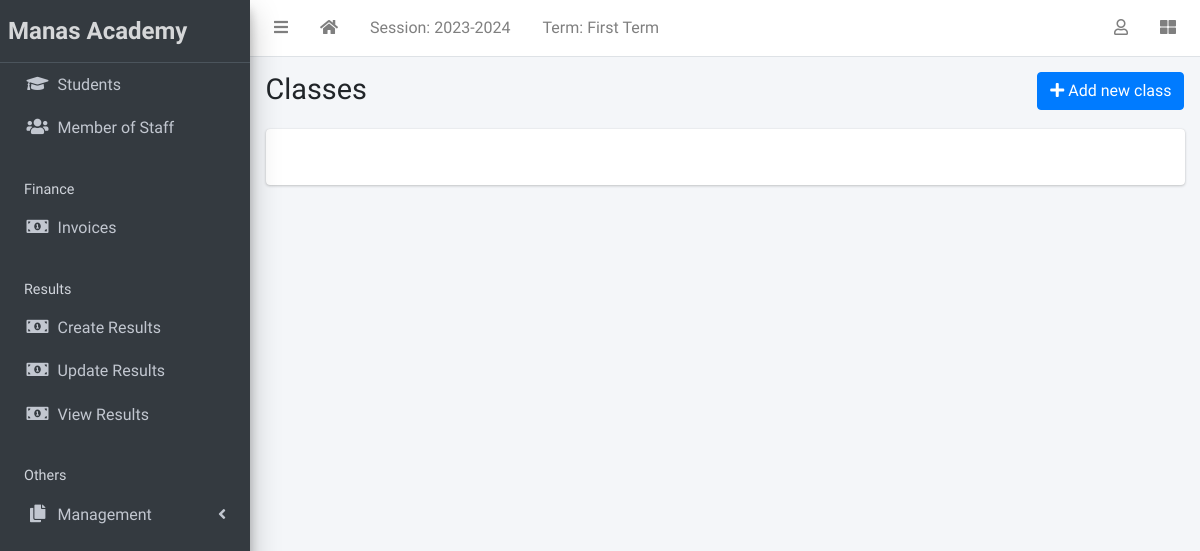
The page /corecode/class/list/ (signed in) on the database as committed earlier.
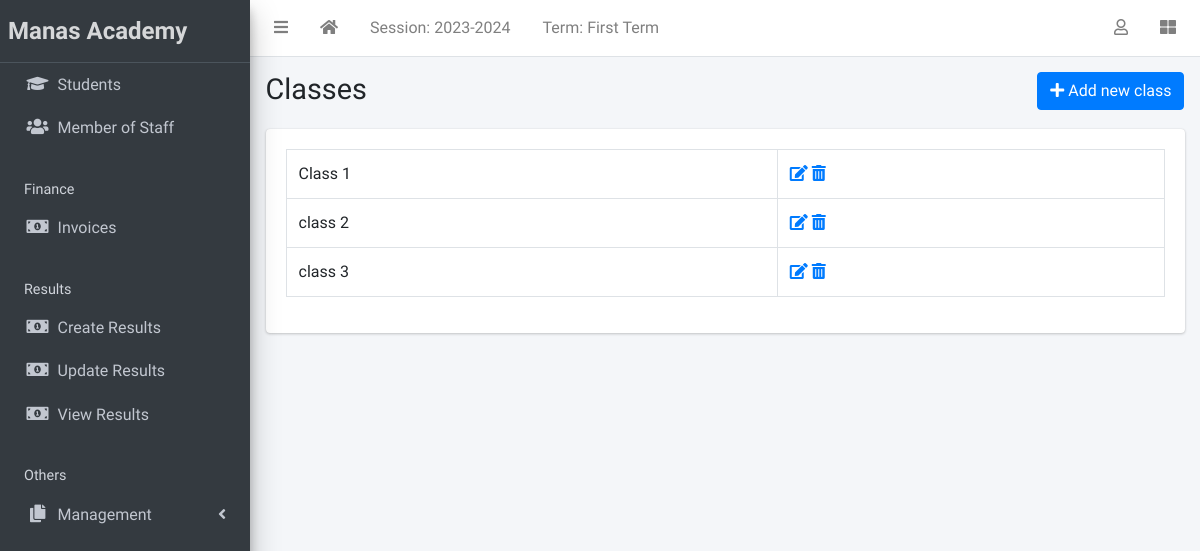
The same page on the database as committed later.
### apps/corecode/models.py (models this page shows)
class StudentClass(models.Model):
    name = models.CharField(max_length=200, unique=True)
    class Meta:
        verbose_name = "Class"
        verbose_name_plural = "Classes"
        ordering = ["name"]
    def __str__(self):
        return self.name

### apps/corecode/views.py (the view)
# urls.py: path("class/list/", ClassListView.as_view(), name="classes"),
class ClassListView(LoginRequiredMixin, SuccessMessageMixin, ListView):
    model = StudentClass
    template_name = "corecode/class_list.html"
    def get_context_data(self, **kwargs):
        context = super().get_context_data(**kwargs)
        context["form"] = StudentClassForm()
        return context

### apps/corecode/context_processors.py (called while the page is built)
def site_defaults(request):
    current_session = AcademicSession.objects.get(current=True)
    current_term = AcademicTerm.objects.get(current=True)
    vals = SiteConfig.objects.all()
    contexts = {
        "current_session": current_session.name,
        "current_term": current_term.name,
    }
    for val in vals:
        contexts[val.key] = val.value
    return contexts

### apps/corecode/templates/corecode/class_list.html (shortened to what this page needs)
{% extends 'base.html' %}
{% load widget_tweaks %}
{% block title %}
Classes
{% endblock title %}
{% block breadcrumb %}
  <a class="btn btn-primary" href="#" data-toggle="modal" data-target="#modal1">
    <i class="fa fa-plus"></i>
    Add new class
  </a>
{% endblock breadcrumb %}
{% block content %}
  <div class="row">
    <div class="col-sm-12">
        <table class="table table-bordered">
          <tbody>
            {% for object in object_list %}
            <tr>
              <td>{{ object }}</td>
              <td><a href="{% url 'class-update' object.id %}"><i
                    class="fa fa-edit"></i></a> <a
                  href="{% url 'class-delete' object.id %}"><i
                    class="fa fa-trash-alt"></i></a></td>
            </tr>
            {% endfor %}
          </tbody>
        </table>
    </div>
  </div>
{% endblock content %}

Rows that differ between the two databases and show on the page:
added StudentClass: name "Class 1"
added StudentClass: name "class 2"
added StudentClass: name "class 3"
